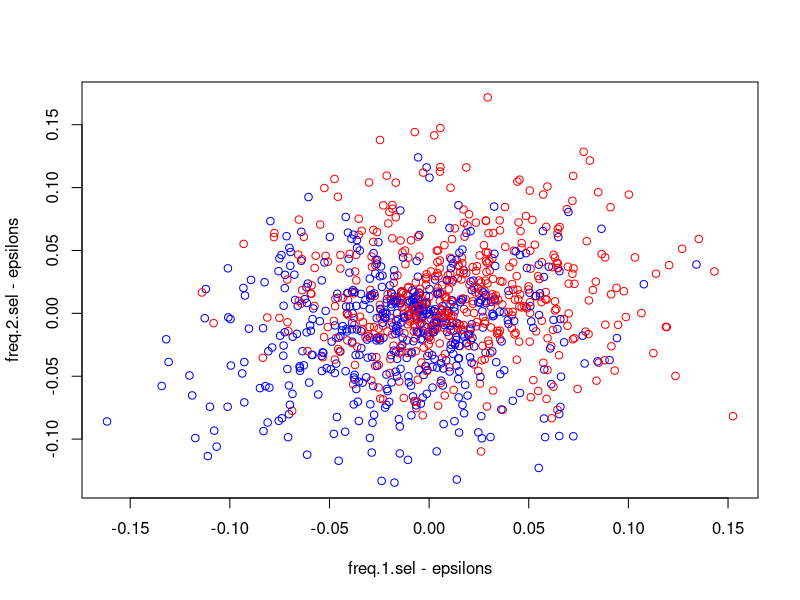

R code for this plot: (Note: this script raises an error after producing the figure.)


n.loci<-1000

##anc freq
epsilons<-rbeta(n.loci,1,1)

##generate drift away from anc freq
freq.1<-rnorm(n.loci,mean=epsilons,sd=sqrt(0.01*epsilons*(1-epsilons)))
freq.2<-rnorm(n.loci,mean=epsilons,sd=sqrt(0.01*epsilons*(1-epsilons)))

effect.sizes<-rnorm(n.loci,sd=0.01)

beta<-10

###add selection on to drifted freq. 
freq.2.sel<-freq.2 + beta*effect.sizes*freq.2*(1-freq.2)
freq.1.sel<-freq.1 + beta*effect.sizes*freq.1*(1-freq.1)
plot(freq.1.sel-epsilons,freq.2.sel-epsilons,col=ifelse(effect.sizes>0,"red","blue"))
cor.test(freq.1.sel-epsilons,freq.2.sel-epsilons)

##sign tests
signed.change.1<-sign(effect.sizes)*(freq.1.sel-epsilons)
signed.change.2<-sign(effect.sizes)*(freq.2.sel-epsilons)

num.up.1<-sum(signed.change.1>0)
num.up.2<-sum(signed.change.2>0)

chisq.test(x=c(num.up.1,n.loci-num.up.1),p=c(0.5,0.5))
chisq.test(x=c(num.up.2,n.loci-num.up.2),p=c(0.5,0.5))

up.up<-sum(signed.change.1 > 0 & signed.change.2 >0)
up.down<-sum(signed.change.1 > 0 & signed.change.2 <=0)
down.up<-sum(signed.change.1 <= 0 & signed.change.2 >0)
down.down<-sum(signed.change.1 <= 0 & signed.change.2 <=0)

sign.matrix<-matrix(c(c(up.up,up.down),c(down.up,down.down)),byrow=TRUE,nrow=2)
chisq.test(sign.matrix)

 chisq.test(matrix(c(c(num.up.1,n.loci-num.up.1),c(num.up.2,n.loci-num.up.2)),byrow=TRUE,nrow=2))

mantelhaen.test()